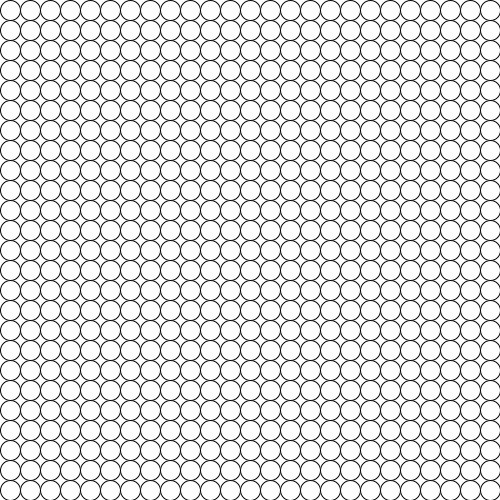
Frame 1 (no input)
Frame 60 (the mouse pressed at the canvas centre just before this capture): identical to frame 1, image omitted
Frame 120 (the mouse held since frame 60 and released just before this capture): identical to frame 1, image omitted

The Processing sketch that drew this single still picture (run headless with seeded random() and noise(); from frame 60 on, the mouse is pressed at the canvas centre):

// Processing sketch: processing_51481
// ── processing_51481.pde

// Ned Prutzer
// Feb 3rd Assignment (Perfect circles)

void setup () {
  size(500, 500);
  smooth();
}

void draw (){
  background(255);
  
  for (int x=10; x<500; x=x+20) {
    for (int y=10; y<500; y=y+20) {
    ellipse(x,y,20,20);
    }
  }
}
